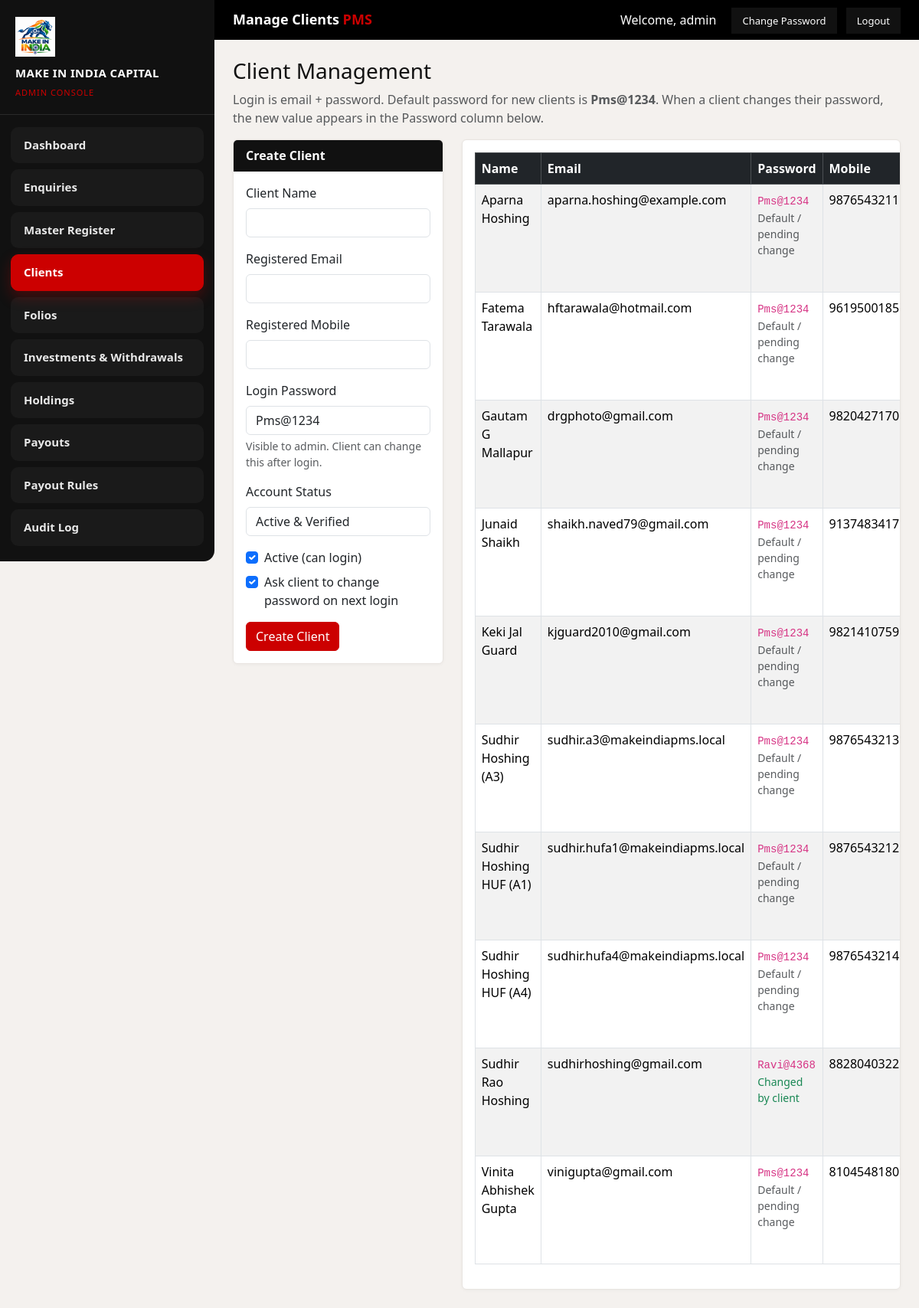
/admin_clients.php (signed in), run on the app's committed database.
### tables this page shows
CREATE TABLE `pms_clients` (
  `id` int(11) NOT NULL AUTO_INCREMENT,
  `name` varchar(150) NOT NULL,
  `email` varchar(150) NOT NULL,
  `mobile` varchar(20) NOT NULL,
  `login_password` varchar(100) NOT NULL DEFAULT 'Pms@1234',
  `must_change_password` tinyint(1) NOT NULL DEFAULT 1,
  `status` varchar(80) NOT NULL DEFAULT 'Active & Verified',
  `is_active` tinyint(1) NOT NULL DEFAULT 1,
  `created_at` datetime NOT NULL DEFAULT current_timestamp(),
  PRIMARY KEY (`id`),
  UNIQUE KEY `unique_pms_client_email` (`email`),
  UNIQUE KEY `unique_pms_client_mobile` (`mobile`)
);

### includes/pms_init.php (called while the page is built, shortened)
<?php
function pms_default_password()
{
    return PMS_DEFAULT_PASSWORD;
}
function pms_client_uses_default_password($client)
{
    $password = isset($client['login_password']) ? (string) $client['login_password'] : '';
    return $password === '' || $password === PMS_DEFAULT_PASSWORD || !empty($client['must_change_password']);
}
function pms_h($value)
{
    return htmlspecialchars((string) $value, ENT_QUOTES, 'UTF-8');
}
function pms_client_rows($mysqli)
{
    $rows = array();
    $result = $mysqli->query('SELECT * FROM pms_clients ORDER BY name ASC');
    if ($result) {
        while ($row = $result->fetch_assoc()) {
            $rows[] = $row;
        }
    }
    return $rows;
}

### admin_clients.php (the view, shortened to what this page needs)
<?php
require_once __DIR__ . '/includes/pms_init.php';
$edit = null;
$clients = pms_client_rows($mysqli);
require __DIR__ . '/includes/pms_admin_header.php';
?>
<h3>Client Management</h3>
<p class="text-muted">Login is email + password. Default password for new clients is <strong><?= pms_h(pms_default_password()) ?></strong>. When a client changes their password, the new value appears in the Password column below.</p>
<div class="row">
    <div class="col-lg-4">
        <div class="card mb-4">
            <div class="card-header"><?= $edit ? 'Edit Client' : 'Create Client' ?></div>
            <div class="card-body">
                <form method="POST">
                    <div class="mb-3">
                        <label class="form-label">Client Name</label>
                        <input class="form-control" name="name" required value="<?= $edit ? pms_h($edit['name']) : '' ?>">
                    </div>
                    <div class="mb-3">
                        <label class="form-label">Registered Email</label>
                        <input class="form-control" type="email" name="email" required value="<?= $edit ? pms_h($edit['email']) : '' ?>">
                    </div>
                    <div class="mb-3">
                        <label class="form-label">Registered Mobile</label>
                        <input class="form-control" name="mobile" required value="<?= $edit ? pms_h($edit['mobile']) : '' ?>">
                    </div>
                    <div class="mb-3">
                        <label class="form-label">Login Password</label>
                        <input class="form-control" name="login_password" required value="<?= $edit ? pms_h($edit['login_password']) : pms_h(pms_default_password()) ?>">
                        <div class="form-text">Visible to admin. Client can change this after login.</div>
                    </div>
                    <div class="mb-3">
                        <label class="form-label">Account Status</label>
                        <input class="form-control" name="status" value="<?= $edit ? pms_h($edit['status']) : 'Active & Verified' ?>">
                    </div>
                    <div class="form-check mb-2">
                        <input class="form-check-input" type="checkbox" name="is_active" id="is_active" <?= !$edit || (int) $edit['is_active'] === 1 ? 'checked' : '' ?>>
                        <label class="form-check-label" for="is_active">Active (can login)</label>
                    </div>
                    <div class="form-check mb-3">
                        <input class="form-check-input" type="checkbox" name="must_change_password" id="must_change_password" <?= !$edit || !empty($edit['must_change_password']) ? 'checked' : '' ?>>
                        <label class="form-check-label" for="must_change_password">Ask client to change password on next login</label>
                    </div>
                    <button class="btn btn-primary"><?= $edit ? 'Update Client' : 'Create Client' ?></button>
                </form>
            </div>
        </div>
    </div>
    <div class="col-lg-8">
        <div class="card">
            <div class="card-body table-responsive">
                <table class="table table-bordered table-striped">
                    <thead class="table-dark">
                        <tr>
                            <th>Name</th>
                            <th>Email</th>
                            <th>Password</th>
                            <th>Mobile</th>
                        </tr>
                    </thead>
                    <tbody>
                    <?php foreach ($clients as $row): ?>
                        <tr>
                            <td><?= pms_h($row['name']) ?></td>
                            <td><?= pms_h($row['email']) ?></td>
                            <td>
                                <code><?= pms_h($row['login_password']) ?></code>
                                <?php if (pms_client_uses_default_password($row)): ?>
                                    <div class="small text-muted">Default / pending change</div>
                                <?php else: ?>
                                    <div class="small text-success">Changed by client</div>
                                <?php endif; ?>
                            </td>
                            <td><?= pms_h($row['mobile']) ?></td>
                        </tr>
                    <?php endforeach; ?>
                    </tbody>
                </table>
            </div>
        </div>
    </div>
</div>
<?php require __DIR__ . '/includes/pms_admin_footer.php'; ?>

### admin.css (style rules this page uses)
body.pms-admin { margin: 0; background: #f4f1ee; color: #111; font-family: 'Segoe UI', Tahoma, sans-serif; }
.pms-admin .card { border: 1px solid #e8e4e0; box-shadow: 0 1px 4px rgba(0, 0, 0, 0.04); }
.pms-admin .card-header { background: #111; color: #fff; font-weight: 600; }
.pms-admin .table thead { background: #111; color: #fff; }
.pms-admin .btn-primary { background: #CC0000; border-color: #CC0000; }

### data on the page
pms_clients: name "Aparna Hoshing", email "aparna.hoshing@example.com", login_password "Pms@1234", shows "Default / pending change", mobile "9876543211"
pms_clients: name "Fatema Tarawala", email "hftarawala@hotmail.com", login_password "Pms@1234", shows "Default / pending change", mobile "9619500185"
pms_clients: name "Gautam G Mallapur", email "drgphoto@gmail.com", login_password "Pms@1234", shows "Default / pending change", mobile "9820427170"
pms_clients: name "Junaid Shaikh", email "shaikh.naved79@gmail.com", login_password "Pms@1234", shows "Default / pending change", mobile "9137483417"
pms_clients: name "Keki Jal Guard", email "kjguard2010@gmail.com", login_password "Pms@1234", shows "Default / pending change", mobile "9821410759"
pms_clients: name "Sudhir Hoshing (A3)", email "sudhir.a3@makeindiapms.local", login_password "Pms@1234", shows "Default / pending change", mobile "9876543213"
pms_clients: name "Sudhir Hoshing HUF (A1)", email "sudhir.hufa1@makeindiapms.local", login_password "Pms@1234", shows "Default / pending change", mobile "9876543212"
pms_clients: name "Sudhir Hoshing HUF (A4)", email "sudhir.hufa4@makeindiapms.local", login_password "Pms@1234", shows "Default / pending change", mobile "9876543214"
pms_clients: name "Sudhir Rao Hoshing", email "sudhirhoshing@gmail.com", login_password "Ravi@4368", must_change_password "Changed by client", mobile "8828040322"
pms_clients: name "Vinita Abhishek Gupta", email "vinigupta@gmail.com", login_password "Pms@1234", shows "Default / pending change", mobile "8104548180"

### other printed values
pms_h($label) "Dashboard"
pms_h($label) "Enquiries"
pms_h($label) "Master Register"
pms_h($label) "Clients"
pms_h($label) "Folios"
pms_h($label) "Investments & Withdrawals"
pms_h($label) "Holdings"
pms_h($label) "Payouts"
pms_h($label) "Payout Rules"
pms_h($label) "Audit Log"
pms_h($pms_admin_title) "Manage Clients"
pms_h($pmsAdminUser) "admin"
pms_h(pms_default_password()) "Pms@1234"
